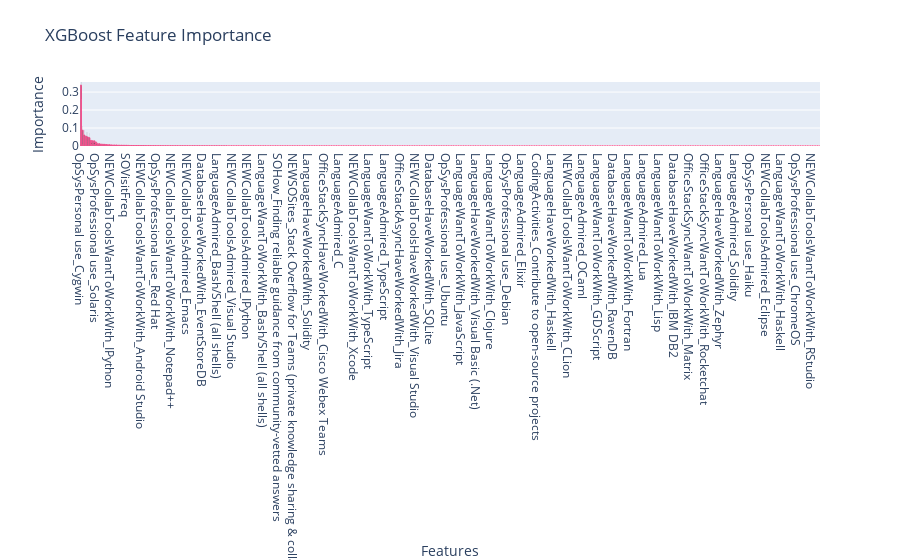

Notebook cell for this chart:
### Code cell
# Make predictions
train_pred = xgb_model.predict(X_train)
val_pred = xgb_model.predict(X_val)
test_pred = xgb_model.predict(X_test)

# Calculate metrics
print("\nModel Performance Metrics:")
print("-" * 30)

# Training metrics
train_rmse = np.sqrt(mean_squared_error(y_train, train_pred))
train_r2 = r2_score(y_train, train_pred)
print(f"Training RMSE: {train_rmse:.4f}")
print(f"Training R2: {train_r2:.4f}")

# Validation metrics
val_rmse = np.sqrt(mean_squared_error(y_val, val_pred))
val_r2 = r2_score(y_val, val_pred)
print(f"\nValidation RMSE: {val_rmse:.4f}")
print(f"Validation R2: {val_r2:.4f}")

# Test metrics
test_rmse = np.sqrt(mean_squared_error(y_test, test_pred))
test_r2 = r2_score(y_test, test_pred)
print(f"\nTest RMSE: {test_rmse:.4f}")
print(f"Test R2: {test_r2:.4f}")

# Feature importance plot
feature_importance = pd.DataFrame({
    'feature': X_train.columns,
    'importance': xgb_model.feature_importances_
})
feature_importance = feature_importance.sort_values('importance', ascending=False)

import plotly.graph_objects as go

fig = go.Figure(data=[go.Bar(
    x=feature_importance['feature'],
    y=feature_importance['importance'],
    text=feature_importance['importance'],
    textposition='inside',
    orientation='v',
    marker=dict(
        line=dict(color='rgba(246, 78, 139, 1.1)', width=1),
        color='rgba(58, 71, 80, 0.6)'
    ),
)])
fig.update_layout(
    title_text='XGBoost Feature Importance',
    xaxis_title_text='Features',
    yaxis_title_text='Importance',
    bargap=0.2,
    bargroupgap=0.1
)
fig.show()

### Figure 1 — Plotly figure (JSON) as saved in the notebook; plotly's stock layout.template omitted (floating-point values rounded to 4 significant figures; data arrays with more than 128 entries replaced by an {"elided": "..."} marker saying what was removed)
{"data": [{"marker": {"color": "rgba(58, 71, 80, 0.6)", "line": {"color": "rgba(246, 78, 139, 1.1)", "width": 1}}, "orientation": "v", "text": {"elided": "437 float values"}, "textposition": "inside", "type": "bar", "x": {"elided": "437 str values"}, "y": {"elided": "437 float values"}}], "layout": {"bargap": 0.2, "bargroupgap": 0.1, "title": {"text": "XGBoost Feature Importance"}, "xaxis": {"title": {"text": "Features"}}, "yaxis": {"title": {"text": "Importance"}}}}
